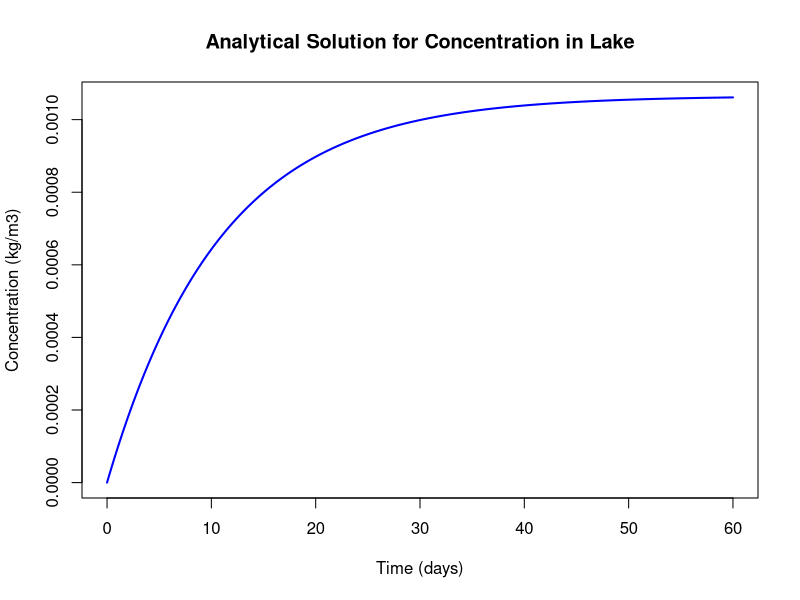

The R source for this figure:
# Lake pollution box model

C0 <- 0; C1 <- 0.002; C2 <- 0.001
Q1 <- 7; Q2 <- 100; V <- 1e8

a <- Q1 * C1 + Q2 * C2
b <- Q1 + Q2

options(scipen = 999)   # Use normal decimal numbers on the axis
time <- seq(0, 60 * 86400, by = 3600)   # 0 to 60 days, hourly steps
C <- (a + (b * C0 - a) * exp(-b * time / V)) / b
plot(time / 86400, C, type = "l", col = "blue", lwd = 2,
     xlab = "Time (days)", ylab = "Concentration (kg/m3)",
     main = "Analytical Solution for Concentration in Lake")
